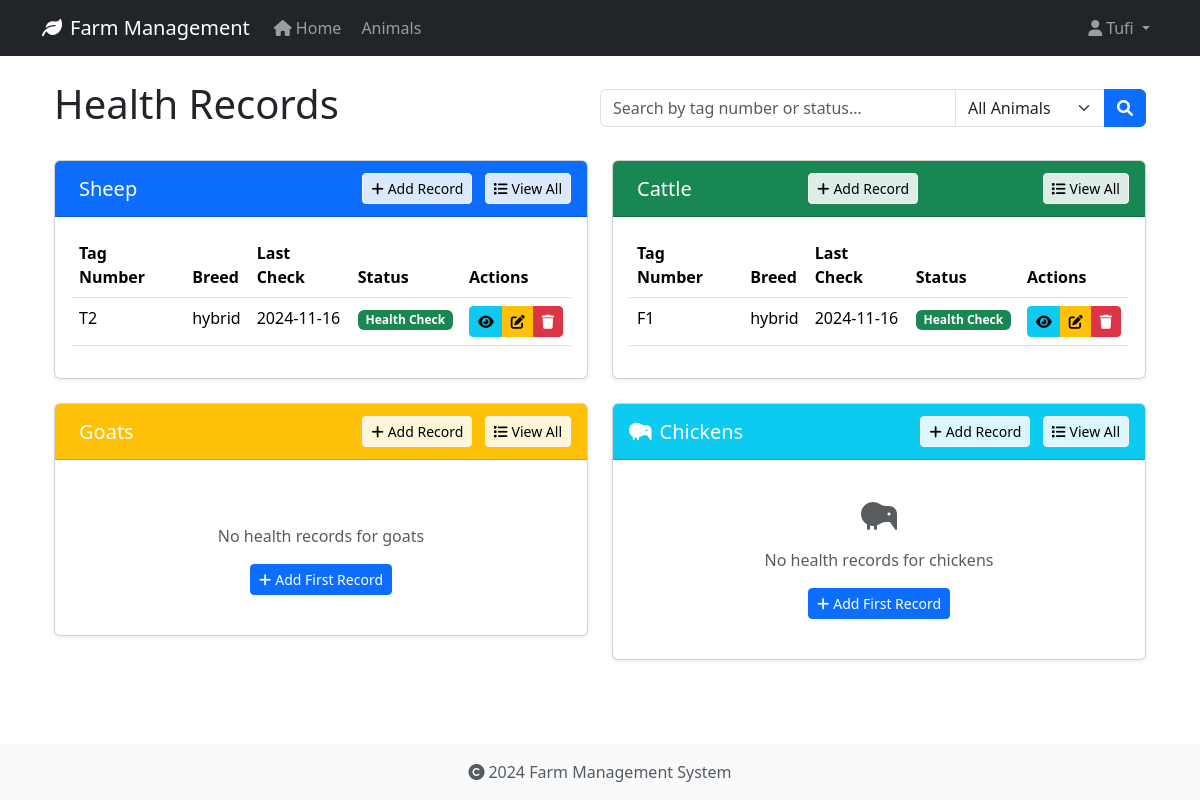
/health-records/ (signed in), run on an earlier commit of the app's database.
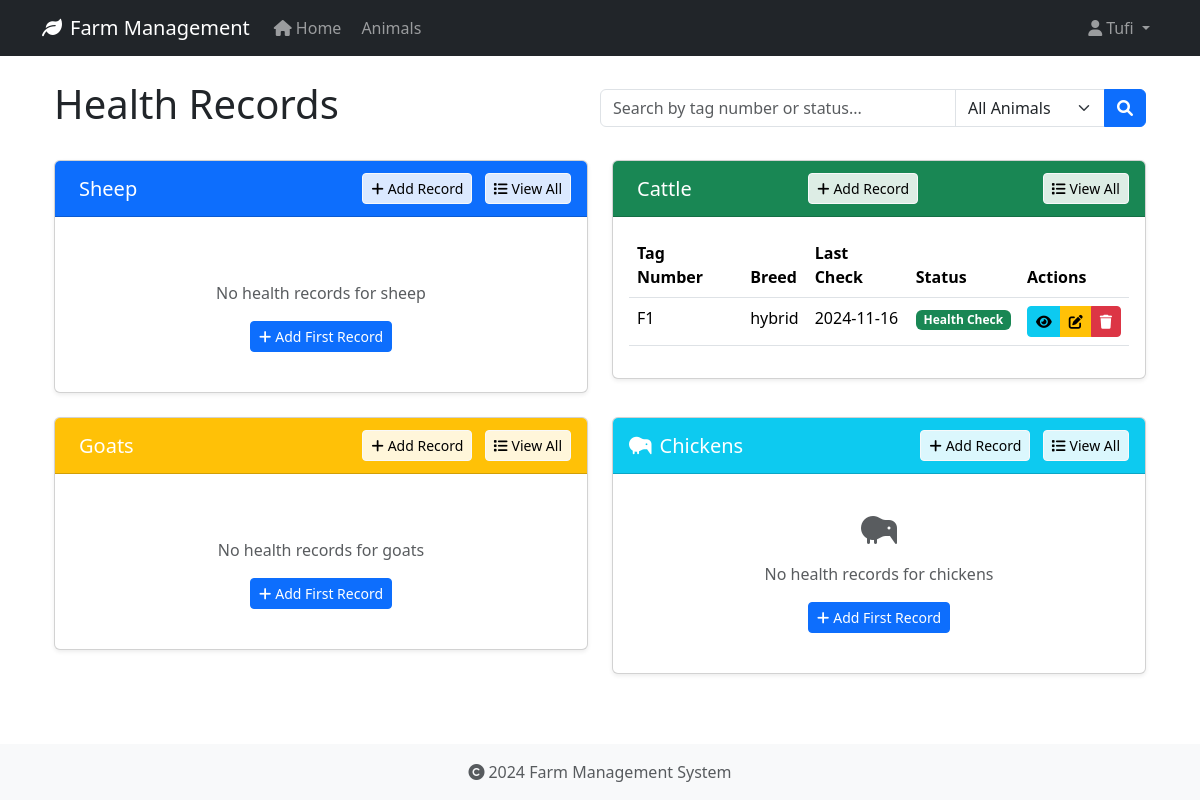
And on a later commit of the database.
### app/models/animal.py (models this page shows, shortened)
class HealthRecord(db.Model):
    id = db.Column(db.Integer, primary_key=True)
    animal_id = db.Column(db.Integer, db.ForeignKey('animal.id', ondelete='CASCADE'), nullable=False)
    record_type = db.Column(db.String(50), nullable=False)  # Made nullable=False
    date = db.Column(db.Date, nullable=False)
    description = db.Column(db.Text, nullable=True)
    treatment = db.Column(db.Text, nullable=True)
    cost = db.Column(db.Float, nullable=True)
    next_due_date = db.Column(db.Date, nullable=True)
    created_at = db.Column(db.DateTime, default=datetime.utcnow, nullable=False)
    created_by_id = db.Column(db.Integer, db.ForeignKey('user.id', ondelete='SET NULL'), nullable=True)

class Animal(db.Model):
    id = db.Column(db.Integer, primary_key=True)
    tag_number = db.Column(db.String(50), unique=True, nullable=False, index=True)
    name = db.Column(db.String(100), nullable=True)  # Explicitly mark as nullable
    species = db.Column(db.String(50), nullable=False, index=True)
    breed = db.Column(db.String(50), nullable=True)
    date_of_birth = db.Column(db.Date, nullable=True)
    gender = db.Column(db.String(20), nullable=True)
    weight = db.Column(db.Float, nullable=True)
    status = db.Column(db.String(20), default='active', nullable=False)
    purchase_date = db.Column(db.Date, nullable=True)
    purchase_price = db.Column(db.Float, nullable=True)
    notes = db.Column(db.Text, nullable=True)
    created_at = db.Column(db.DateTime, default=datetime.utcnow, nullable=False)
    updated_at = db.Column(db.DateTime, default=datetime.utcnow, onupdate=datetime.utcnow, nullable=False)
    wool_type = db.Column(db.String(50), nullable=True)
    last_shearing = db.Column(db.Date, nullable=True)
    fleece_weight = db.Column(db.Float, nullable=True)
    wool_grade = db.Column(db.String(20), nullable=True)
    lambing_status = db.Column(db.String(50), nullable=True)
    lambing_date = db.Column(db.Date, nullable=True)
    milk_production = db.Column(db.Float, nullable=True)
    last_milking = db.Column(db.Date, nullable=True)  # Changed from DateTime to Date
    milk_quality = db.Column(db.String(20), nullable=True)
    calving_status = db.Column(db.String(50), nullable=True)
    calving_date = db.Column(db.Date, nullable=True)
    milk_fat_content = db.Column(db.Float, nullable=True)
    egg_production = db.Column(db.Integer, nullable=True)
    egg_color = db.Column(db.String(20), nullable=True)
    comb_type = db.Column(db.String(20), nullable=True)
    laying_status = db.Column(db.String(20), nullable=True)
    last_laying_date = db.Column(db.Date, nullable=True)
    egg_size = db.Column(db.String(20), nullable=True)
    category = db.Column(db.String(50), nullable=True)
    special_needs = db.Column(db.Text, nullable=True)
    diet_requirements = db.Column(db.Text, nullable=True)
    habitat = db.Column(db.String(100), nullable=True)
    health_records = db.relationship('HealthRecord', backref='animal', lazy=True, cascade='all, delete-orphan')

### app/routes/health_records.py (the view, shortened to what this page needs)
@bp.route('/')
@login_required
def index():
    search_query = request.args.get('search', '').strip()
    record_type = request.args.get('type', 'all').lower()
    base_query = HealthRecord.query.join(Animal)
    sheep_records = (base_query.filter(Animal.species == 'Sheep')
                    .order_by(HealthRecord.date.desc())
                    .limit(5)
                    .all())
    cattle_records = (base_query.filter(Animal.species == 'Cattle')
                     .order_by(HealthRecord.date.desc())
                     .limit(5)
                     .all())
    goat_records = (base_query.filter(Animal.species == 'Goat')
                   .order_by(HealthRecord.date.desc())
                   .limit(5)
                   .all())
    chicken_records = (base_query.filter(Animal.species == 'Chicken')
                      .order_by(HealthRecord.date.desc())
                      .limit(5)
                      .all())
    return render_template('health_records/index.html',
                         sheep_records=sheep_records,
                         cattle_records=cattle_records,
                         goat_records=goat_records,
                         chicken_records=chicken_records,
                         search_query=search_query,
                         record_type=record_type,
                         today=date.today())

### app/models/user.py (called while the page is built)
@login_manager.user_loader
def load_user(user_id):
    return User.query.get(int(user_id))

### app/templates/health_records/index.html (shortened to what the changed rows need)
{% extends "base.html" %}
{% block content %}
<div class="container">
    <div class="d-flex justify-content-between align-items-center mb-4">
        <h1>Health Records</h1>
    </div>
    <div class="row g-4">
        <div class="col-md-6">
            <div class="card">
                <div class="card-header bg-primary text-white d-flex justify-content-between align-items-center">
                    <h2 class="h5 mb-0">
                        Sheep
                    </h2>
                </div>
                <div class="card-body">
                    {% if sheep_records %}
                    <div class="table-responsive">
                        <table class="table table-hover">
                            <thead>
                                <tr>
                                    <th>Tag Number</th>
                                    <th>Breed</th>
                                    <th>Last Check</th>
                                    <th>Status</th>
                                    <th>Actions</th>
                                </tr>
                            </thead>
                            <tbody>
                                {% for record in sheep_records %}
                                <tr>
                                    <td>{{ record.animal.tag_number }}</td>
                                    <td>{{ record.animal.breed or 'N/A' }}</td>
                                    <td>{{ record.date.strftime('%Y-%m-%d') }}</td>
                                    <td>
                                        <span class="badge {% if record.next_due_date and record.next_due_date < today %}bg-danger
                                                       {% elif record.next_due_date == today %}bg-warning
                                                       {% else %}bg-success{% endif %}">
                                            {{ record.record_type }}
                                        </span>
                                    </td>
                                    <td>
                                        <div class="btn-group btn-group-sm">
                                            <a href="{{ url_for('health_records.view', id=record.id) }}"
                                               class="btn btn-info" title="View">
                                                <i class="fas fa-eye"></i>
                                            </a>
                                            <a href="{{ url_for('health_records.edit', id=record.id) }}"
                                               class="btn btn-warning" title="Edit">
                                                <i class="fas fa-edit"></i>
                                            </a>
                                            <button type="button" class="btn btn-danger" title="Delete"
                                                    onclick="confirmDelete({{ record.id }}, '{{ record.animal.tag_number }}')">
                                                <i class="fas fa-trash"></i>
                                            </button>
                                        </div>
                                    </td>
                                </tr>
                                {% endfor %}
                            </tbody>
                        </table>
                    </div>
                    {% else %}
                    <div class="text-center py-4">
                        <p class="text-muted mb-3">No health records for sheep</p>
                        <a href="{{ url_for('health_records.add_sheep') }}" class="btn btn-primary btn-sm">
                            <i class="fas fa-plus me-1"></i>Add First Record
                        </a>
                    </div>
                    {% endif %}
                </div>
            </div>
        </div>
        <div class="col-md-6">
            <div class="card">
                <div class="card-header bg-success text-white d-flex justify-content-between align-items-center">
                    <h2 class="h5 mb-0">
                        Cattle
                    </h2>
                </div>
                <div class="card-body">
                    {% if cattle_records %}
                    <div class="table-responsive">
                        <table class="table table-hover">
                            <thead>
                                <tr>
                                    <th>Tag Number</th>
                                    <th>Breed</th>
                                    <th>Last Check</th>
                                    <th>Status</th>
                                    <th>Actions</th>
                                </tr>
                            </thead>
                            <tbody>
                                {% for record in cattle_records %}
                                <tr>
                                    <td>{{ record.animal.tag_number }}</td>
                                    <td>{{ record.animal.breed or 'N/A' }}</td>
                                    <td>{{ record.date.strftime('%Y-%m-%d') }}</td>
                                    <td>
                                        <span class="badge {% if record.next_due_date and record.next_due_date < today %}bg-danger
                                                       {% elif record.next_due_date == today %}bg-warning
                                                       {% else %}bg-success{% endif %}">
                                            {{ record.record_type }}
                                        </span>
                                    </td>
                                    <td>
                                        <div class="btn-group btn-group-sm">
                                            <a href="{{ url_for('health_records.view', id=record.id) }}"
                                               class="btn btn-info" title="View">
                                                <i class="fas fa-eye"></i>
                                            </a>
                                            <a href="{{ url_for('health_records.edit', id=record.id) }}"
                                               class="btn btn-warning" title="Edit">
                                                <i class="fas fa-edit"></i>
                                            </a>
                                            <button type="button" class="btn btn-danger" title="Delete"
                                                    onclick="confirmDelete({{ record.id }}, '{{ record.animal.tag_number }}')">
                                                <i class="fas fa-trash"></i>
                                            </button>
                                        </div>
                                    </td>
                                </tr>
                                {% endfor %}
                            </tbody>
                        </table>
                    </div>
                    {% else %}
                    <div class="text-center py-4">
                        <i class="fas fa-cow fa-2x text-muted mb-3"></i>
                        <p class="text-muted mb-3">No health records for cattle</p>
                    </div>
                    {% endif %}
                </div>
            </div>
        </div>
<div class="col-md-6">
    <div class="card">
        <div class="card-header bg-warning text-white d-flex justify-content-between align-items-center">
            <h2 class="h5 mb-0">
                Goats
            </h2>
        </div>
    </div>
</div>
<div class="col-md-6">
    <div class="card">
        <div class="card-header bg-info text-white d-flex justify-content-between align-items-center">
            <h2 class="h5 mb-0">
                <i class="fas fa-kiwi-bird me-2"></i>Chickens
            </h2>
        </div>
    </div>
</div>
    </div>
</div>
{% endblock %}

What changed in the data, as far as the page shows it:
removed HealthRecord: animal.tag_number "T2", animal "hybrid", date "2024-11-16", record_type "Health Check", shown under "Sheep"
Also different on the page:
text no longer shown: "Tag Number Breed Last Check Status Actions"
text now shown: "No health records for sheep Add First Record"
